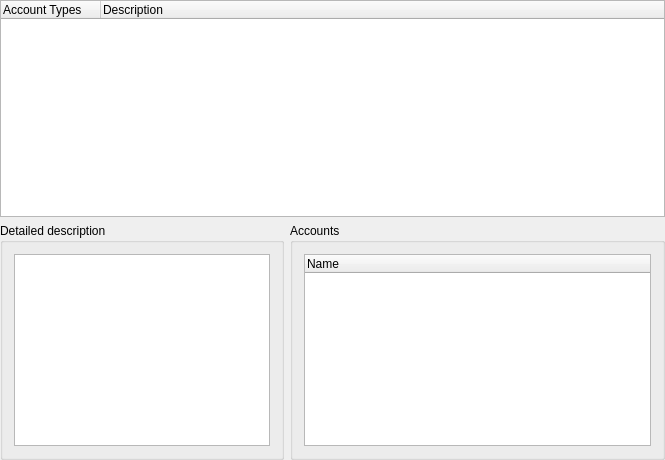
<?xml version="1.0" encoding="UTF-8"?>
<ui version="4.0">
 <class>KAccountTemplateSelectorDecl</class>
 <widget class="QWidget" name="KAccountTemplateSelectorDecl">
  <property name="geometry">
   <rect>
    <x>0</x>
    <y>0</y>
    <width>665</width>
    <height>460</height>
   </rect>
  </property>
  <layout class="QVBoxLayout">
   <property name="margin">
    <number>0</number>
   </property>
   <item>
    <widget class="QTreeWidget" name="m_groupList">
     <column>
      <property name="text">
       <string>Account Types</string>
      </property>
     </column>
     <column>
      <property name="text">
       <string>Description</string>
      </property>
     </column>
    </widget>
   </item>
   <item>
    <layout class="QHBoxLayout">
     <item>
      <widget class="Q3GroupBox" name="groupBox1">
       <property name="sizePolicy">
        <sizepolicy hsizetype="Preferred" vsizetype="Preferred">
         <horstretch>0</horstretch>
         <verstretch>2</verstretch>
        </sizepolicy>
       </property>
       <property name="title">
        <string>Detailed description</string>
       </property>
       <layout class="QVBoxLayout">
        <item>
         <widget class="KTextEdit" name="m_description">
          <property name="sizePolicy">
           <sizepolicy hsizetype="Expanding" vsizetype="Expanding">
            <horstretch>0</horstretch>
            <verstretch>3</verstretch>
           </sizepolicy>
          </property>
          <property name="readOnly">
           <bool>true</bool>
          </property>
         </widget>
        </item>
       </layout>
      </widget>
     </item>
     <item>
      <widget class="Q3GroupBox" name="groupBox2">
       <property name="sizePolicy">
        <sizepolicy hsizetype="Preferred" vsizetype="Preferred">
         <horstretch>1</horstretch>
         <verstretch>2</verstretch>
        </sizepolicy>
       </property>
       <property name="title">
        <string>Accounts</string>
       </property>
       <layout class="QVBoxLayout">
        <item>
         <widget class="QTreeWidget" name="m_accountList">
          <column>
           <property name="text">
            <string>Name</string>
           </property>
          </column>
         </widget>
        </item>
       </layout>
      </widget>
     </item>
    </layout>
   </item>
  </layout>
  <zorder>m_groupList</zorder>
  <zorder>m_accountList</zorder>
 </widget>
 <layoutdefault spacing="6" margin="11"/>
 <customwidgets>
  <customwidget>
   <class>Q3GroupBox</class>
   <extends>QGroupBox</extends>
   <header>Qt3Support/Q3GroupBox</header>
   <container>1</container>
  </customwidget>
  <customwidget>
   <class>KTextEdit</class>
   <extends>QTextEdit</extends>
   <header>ktextedit.h</header>
  </customwidget>
 </customwidgets>
 <resources/>
 <connections/>
</ui>
